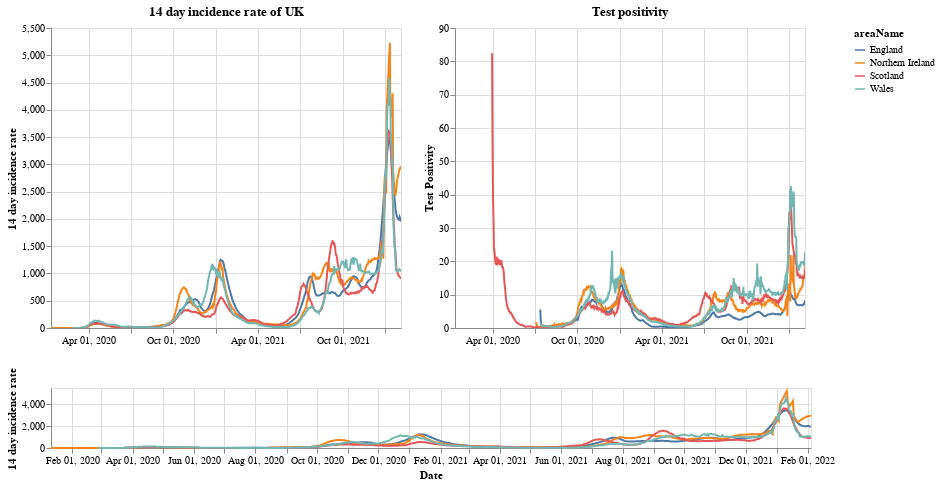

Notebook source saved alongside this figure:
### Markdown cell above
# Plots

First a plot with each country in the UK. The top right shows the positivity rate for (which is the percentage of registered tests which were positive) while the top left is the 14 day incidence rate. The bottom chart can be used to select the timeframe (does not work on a mobile device).

### Code cell
#collapse
brush = alt.selection(type='interval', name='DateBrush',encodings=['x'],fields=['Time'])
leg_selection = alt.selection_multi(fields=['areaName'], bind='legend')

base = alt.Chart(uk_cases).mark_line().encode(
    x=alt.X("yearmonthdate(date):T", axis=alt.Axis(title='Date')),
    y=alt.Y("twoWeeklyCasesRate:Q", axis=alt.Axis(title='14 day incidence rate')),
    tooltip=['areaName', 'date','twoWeeklyCasesRate', 'testPositivity'],
    color='areaName',
    opacity=alt.condition(leg_selection, alt.value(2), alt.value(0.1))
).add_selection(leg_selection).properties(width=350)

upper = base.encode(alt.X('yearmonthdate(date):T', axis=alt.Axis(title=''),
                         scale=alt.Scale(domain=brush))
                   ).properties(title=f'14 day incidence rate of UK')
upper_right = upper.encode(alt.Y('testPositivity:Q', axis=alt.Axis(title='Test Positivity'))).properties(title='Test positivity')
lower = base.properties(height=60, width = 760).add_selection(brush)

(upper | upper_right) & lower

### Figure 1 — Vega-Lite specification as saved in the notebook (floating-point values rounded to 4 significant figures; data arrays with more than 128 entries replaced by an {"elided": "..."} marker saying what was removed)
{"config": {"view": {"continuousWidth": 400, "continuousHeight": 300}}, "vconcat": [{"hconcat": [{"mark": "line", "encoding": {"color": {"type": "nominal", "field": "areaName"}, "opacity": {"condition": {"value": 2, "selection": "selector001"}, "value": 0.1}, "tooltip": [{"type": "nominal", "field": "areaName"}, {"type": "temporal", "field": "date"}, {"type": "quantitative", "field": "twoWeeklyCasesRate"}, {"type": "quantitative", "field": "testPositivity"}], "x": {"type": "temporal", "axis": {"title": ""}, "field": "date", "scale": {"domain": {"selection": "DateBrush"}}, "timeUnit": "yearmonthdate"}, "y": {"type": "quantitative", "axis": {"title": "14 day incidence rate"}, "field": "twoWeeklyCasesRate"}}, "selection": {"selector001": {"type": "multi", "fields": ["areaName"], "bind": "legend"}}, "title": "14 day incidence rate of UK", "width": 350}, {"mark": "line", "encoding": {"color": {"type": "nominal", "field": "areaName"}, "opacity": {"condition": {"value": 2, "selection": "selector001"}, "value": 0.1}, "tooltip": [{"type": "nominal", "field": "areaName"}, {"type": "temporal", "field": "date"}, {"type": "quantitative", "field": "twoWeeklyCasesRate"}, {"type": "quantitative", "field": "testPositivity"}], "x": {"type": "temporal", "axis": {"title": ""}, "field": "date", "scale": {"domain": {"selection": "DateBrush"}}, "timeUnit": "yearmonthdate"}, "y": {"type": "quantitative", "axis": {"title": "Test Positivity"}, "field": "testPositivity"}}, "selection": {"selector001": {"type": "multi", "fields": ["areaName"], "bind": "legend"}}, "title": "Test positivity", "width": 350}]}, {"mark": "line", "encoding": {"color": {"type": "nominal", "field": "areaName"}, "opacity": {"condition": {"value": 2, "selection": "selector001"}, "value": 0.1}, "tooltip": [{"type": "nominal", "field": "areaName"}, {"type": "temporal", "field": "date"}, {"type": "quantitative", "field": "twoWeeklyCasesRate"}, {"type": "quantitative", "field": "testPositivity"}], "x": {"type": "temporal", "axis": {"title": "Date"}, "field": "date", "timeUnit": "yearmonthdate"}, "y": {"type": "quantitative", "axis": {"title": "14 day incidence rate"}, "field": "twoWeeklyCasesRate"}}, "height": 60, "selection": {"selector001": {"type": "multi", "fields": ["areaName"], "bind": "legend"}, "DateBrush": {"type": "interval", "encodings": ["x"], "fields": ["Time"]}}, "width": 760}], "data": {"name": "data-f2a01428944260419e6393e4b0573461"}, "$schema": "https://vega.github.io/schema/vega-lite/v4.8.1.json", "datasets": {"data-f2a01428944260419e6393e4b0573461": {"elided": "2910 records"}}}
